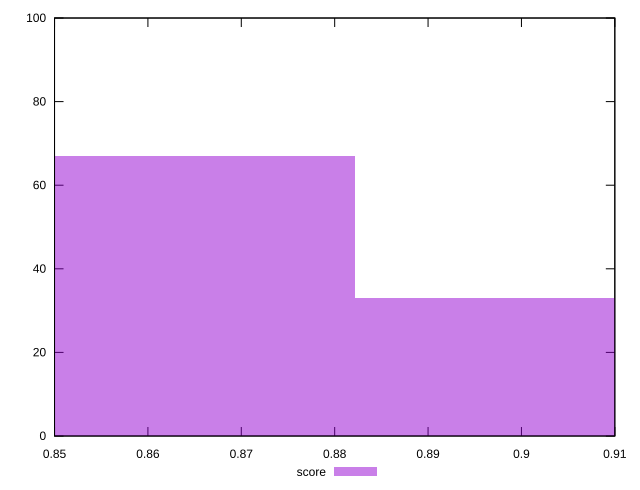

This figure's gnuplot source:
reset

$score <<EOF
0.8641523502509513 67
0.9001586981780743 33
EOF

set key outside below
set boxwidth 0.03600634792712297
set xrange [0.85:0.91]
set yrange [0:100]
set trange [0:100]
set style fill transparent solid 0.5 noborder
set terminal svg size 640, 490 enhanced background rgb 'white'
set output "report_00018_2021-02-10T15-25-16.877Z/first-meaningful-paint/samples/pages/score/histogram.svg"

plot $score title "score" with boxes

reset
